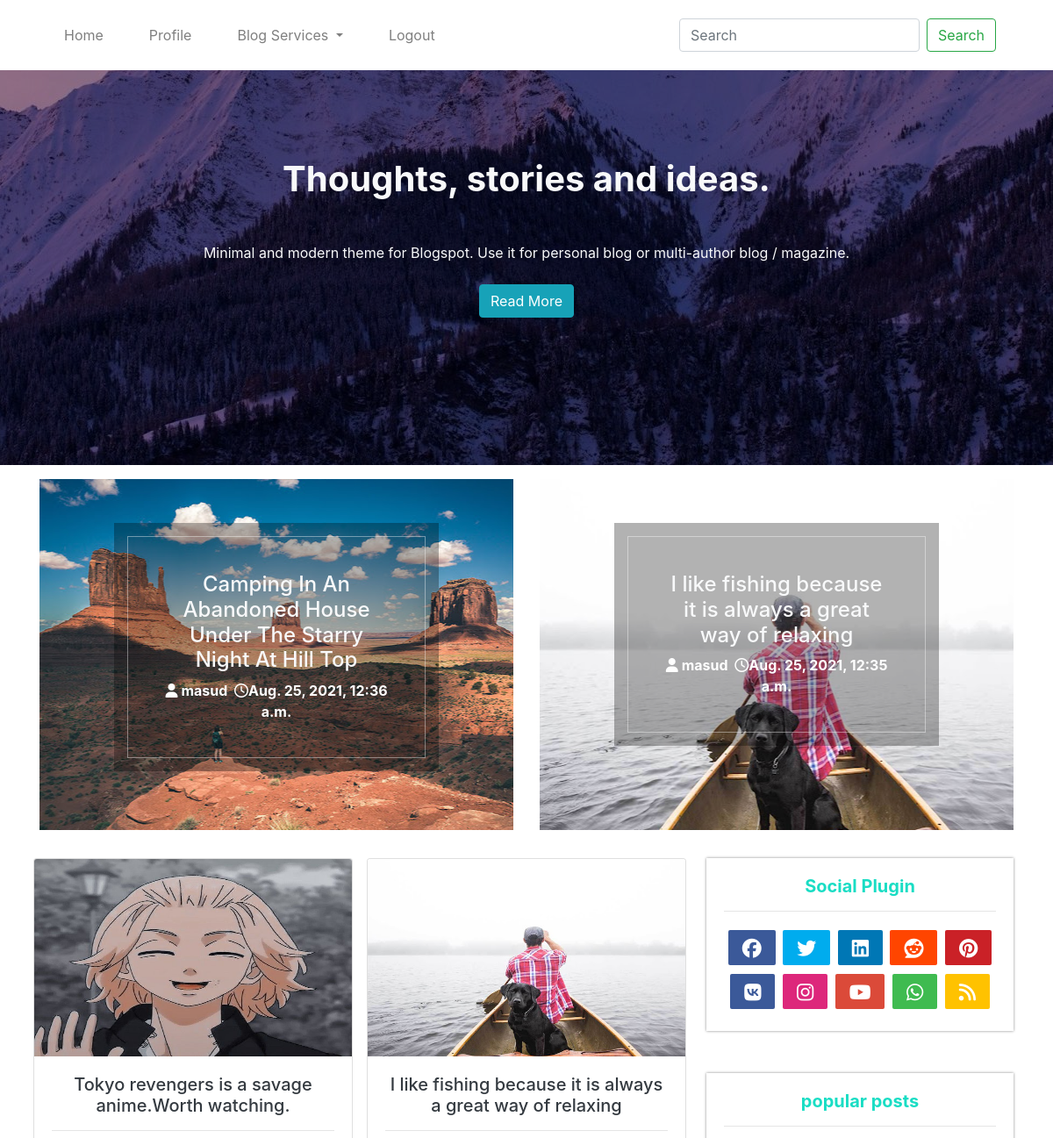
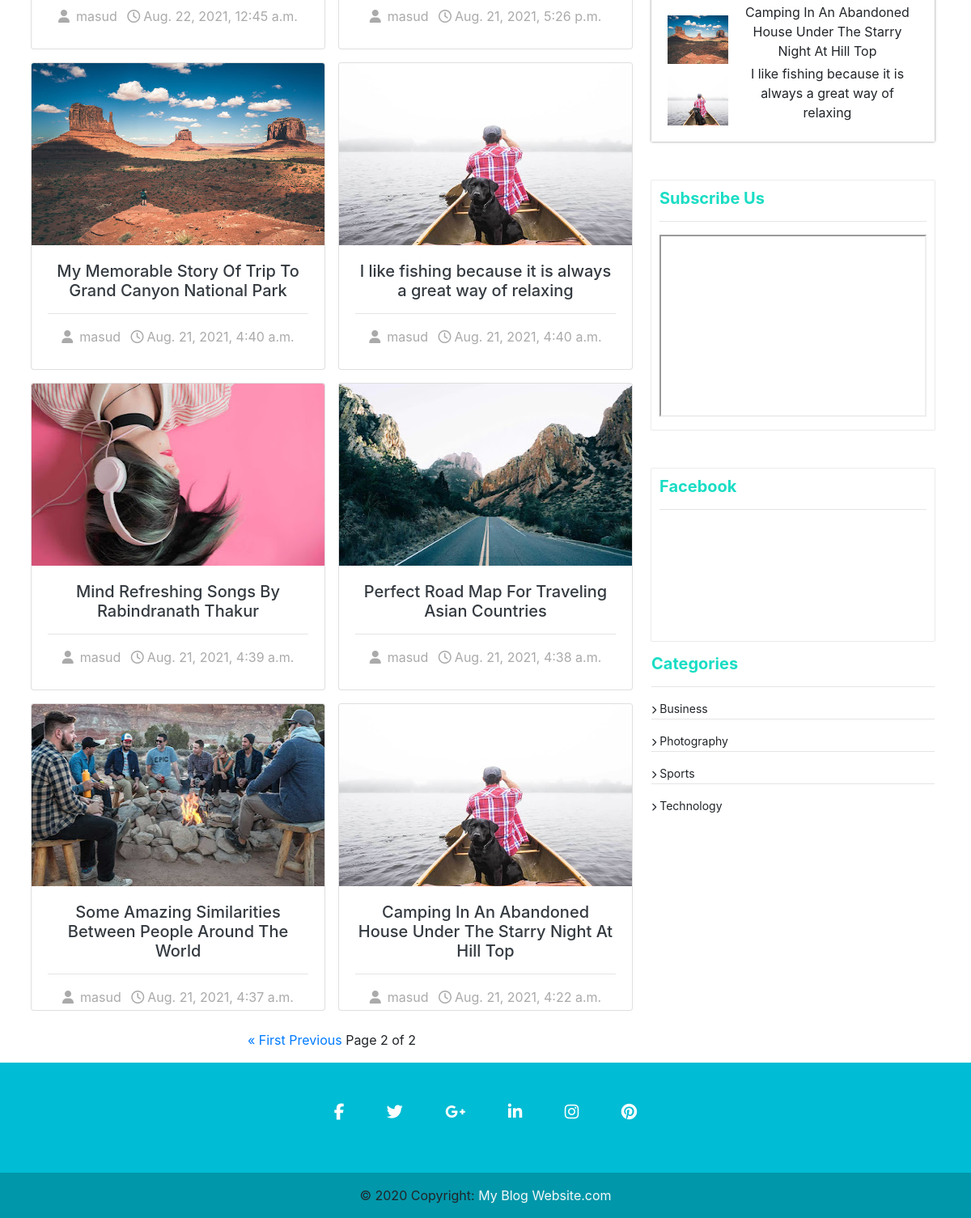
The page /blog/?page=2 (signed in) on the database its author committed (2 pictures, top to bottom).
### App_Blog/models.py (models this page shows, shortened)
class Blog(models.Model):
    author = models.ForeignKey(User , on_delete=models.CASCADE , related_name='post_author')
    blog_title = models.CharField(max_length=264  , verbose_name="Put a title")
    slug = models.SlugField(max_length=264 , unique=True)
    blog_content = models.TextField(verbose_name="what's on your mind!")
    blog_image = models.ImageField(upload_to = 'blog_images' ,verbose_name='image')
    published = models.DateTimeField(auto_now_add=True)
    update_date = models.DateTimeField(auto_now=True)
    class Meta:
        ordering = ('-published',)

### App_Blog/views.py (the view)
# urls.py: path( '' , views.BlogList , name='BlogList'),
@login_required
def BlogList(request):
        latest_blogs = Blog.objects.order_by('-published')[:2]
        p = Paginator(Blog.objects.all() , 8)
        page = request.GET.get('page')
        blogs = p.get_page(page)
        return render(request , 'App_Blog/blog_list.html' , context={'latest_blogs' : latest_blogs , 'paginated_blogs' : blogs})

### templates/App_blog/blog_list.html (shortened to what this page needs)
{% extends 'base.html' %}
{% block body_block %}
        <div id="main-blog-page">
            <div class="blog-contain">
                <div class="blog-header">
                    <div class="blog-header-content text-center text-light">
                        <h1 class="font-weight-bold">Thoughts, stories and ideas.</h1>
                        <p class="mt-5 mb-4">Minimal and modern theme for Blogspot. Use it for personal blog or multi-author blog / magazine.</p>
                        <button class="btn btn-info">Read More</button>
                    </div>
                </div>
            </div>
            <div class="container">
                <div class="blogs mt-3">
                    <div class="row">
                        {% for blog in latest_blogs %}
                            <div class="col-lg-6 col-md-6">
                                <div class="blog-image mx-auto" style="
                                background-image: url('/media/{{blog.blog_image}}');
                                height: 400px;
                                width: 100%;
                                background-position: center center;
                                background-repeat: no-repeat;
                            ">
                                    <div class="overlay-card text-light text-center font-weight-bold">
                                        <div class="blog-details">
                                            <a href="{% url 'App_Blog:BlogDetails' slug=blog.slug%}" style="text-decoration:none;"><h4 class="text-light">{{blog.blog_title}}</h4></a>
                                            <a href="{% url 'App_Login:Profile' %}" style="text-decoration: none;"><span style="color: #fff;" class="mr-1"><i class="fas fa-user mr-1"></i>{{blog.author}}</span> </a><span style="color: #fff;"><i class="far fa-clock"></i>{{blog.published}}</span>
                                        </div>
                                    </div>
                                </div>
                            </div>
                        {% endfor %}
                    </div>
                    <div class="all-blogs mt-4">
                        <div class="row">
                            <div class="col-lg-8 col-md-12">
                                <div class="row">
                                        {% for blog in paginated_blogs %}
                                        <div class="col-lg-6 col-md-6 text-center p-2">
                                            <div class="card" style="height:380px">
                                                <a href=""><img class="card-img-top" src="/media/{{blog.blog_image}}" style="height: 225px;" alt=""></a>
                                                <div class="card-body">
                                                    <a href="{% url 'App_Blog:BlogDetails' slug=blog.slug%}" style="text-decoration: none;"><h5 class=" text-dark">{{blog.blog_title}}</h5></a>
                                                    <hr>
                                                    <a href="{% url 'App_Login:Profile' %}" style="text-decoration: none;"><span style="color: #aaa;" class="mr-2"><i class="fas fa-user mr-2"></i>{{blog.author}}</span> </a>  <span style="color: #aaa;"><i class="far fa-clock mr-1"></i>{{blog.published}}</span>
                                                </div>
                                              </div>
                                        </div>
                                        {% endfor %}
                                </div>
                                <div class="more-posts text-center my-3">
                                    {% if paginated_blogs.has_previous %}
                                        <a href="?page=1">&laquo First</a>
                                        <a href="?page={{paginated_blogs.previous_page_number}}">Previous</a>
                                    {% endif %}
                                        Page {{paginated_blogs.number}} of {{paginated_blogs.paginator.num_pages}}
                                </div>
                            </div>
                            <div class="col-lg-4 col-md-12 mt-2">
                                <div class="social-networks  text-center">
                                    <h5 class="font-weight-bold" style="color: #19ddc4;">Social Plugin</h5>
                                    <hr>
                                    <div class="icons">
                                        <i class="fab fa-facebook icon" style="background-color:#3b5999 ;"></i>
                                        <i class="fab fa-twitter icon" style="background-color:#00acee ;"></i>
                                        <i class="fab fa-linkedin icon" style="background-color:#0077b5;"></i>
                                        <i class="fab fa-reddit icon" style="background-color:#ff4500 ;"></i>
                                        <i class="fab fa-pinterest icon" style="background-color:#ca2127"></i>
                                        <i class="fab fa-vk icon" style="background-color: #3b5999;"></i>
                                        <i class="fab fa-instagram icon" style="background-color:#dd277b"></i>
                                        <i class="fab fa-youtube icon" style="background-color: #db4a39;"></i>
                                        <i class="fab fa-whatsapp icon" style="background-color: #3fbb50;"></i>
                                        <i class="fas fa-rss icon" style="background-color: #ffc200;"></i>
                                    </div>
                                </div>
                                <div class="popular-posts mt-5  text-center">
                                    <h5 class="font-weight-bold" style="color: #19ddc4;">popular posts</h5>
                                    <hr>
                                    {% for post in latest_blogs %}
                                        <div class="post d-flex">
                                            <div class="post-img mt-3">
                                                <img src="/media/{{post.blog_image}}" style="height: 60px; width: 75px;" alt="">
                                            </div>
                                            <div class="post-content">
                                                <p>{{post.blog_title}}</p>
                                            </div>
                                        </div>
                                    {% endfor %}
                                </div>
                                <div class="youtube-channel mt-5  ">
                                    <h5 class="font-weight-bold" style="color: #19ddc4;">Subscribe Us</h5>
                                    <hr>
                                    <iframe width="330" height="225" class="text-center"
                                        src="https://www.youtube.com/embed/N_kQ2HG55iU">
                                    </iframe>
                                </div>
                                <div class="fb-page mt-5">
                                    <h5 class="font-weight-bold" style="color: #19ddc4;">Facebook</h5>
                                    <hr>
                                    <iframe src="https://www.facebook.com/plugins/page.php?href=https%3A%2F%2Fwww.facebook.com%2Fbeasteyegaming&tabs&width=350px&height=280px&small_header=false&adapt_container_width=true&hide_cover=false&show_facepile=true&appId" width="350px" height="130px" style="border:none;overflow:hidden" scrolling="no" frameborder="0" allowfullscreen="true" allow="autoplay; clipboard-write; encrypted-media; picture-in-picture; web-share"></iframe>
                                </div>
                                <div class="categories mt-3">
                                    <h5 class="font-weight-bold" style="color: #19ddc4;">Categories</h5>
                                    <hr>
                                    <p class="categories"><i class="fas fa-chevron-right mr-1" style="font-size: 10px;"></i>Business</p>
                                    <p class="categories"><i class="fas fa-chevron-right mr-1" style="font-size: 10px;"></i>Photography</p>
                                    <p class="categories"><i class="fas fa-chevron-right mr-1" style="font-size: 10px;"></i>Sports</p>
                                    <p class="categories"><i class="fas fa-chevron-right mr-1" style="font-size: 10px;"></i>Technology</p>
                                </div>
                            </div>
                        </div>
                    </div>
                </div>
            </div>
        </div>
{% endblock %}

### templates/base.html (shortened to what this page needs)
<!DOCTYPE html>
{% load static %}
<html lang="en">
<head>
    <link rel="stylesheet" href="https://maxcdn.bootstrapcdn.com/bootstrap/4.0.0/css/bootstrap.min.css">
    <link rel="stylesheet" href="{% static 'css/style.css' %}">
</head>
<body >
    <div class="menu">
  <div class="container">
    <nav class="navbar navbar-expand-lg navbar-light" style="padding: 20px;">
        <div class="collapse navbar-collapse" id="navbarSupportedContent">
          <ul class="navbar-nav mr-auto">
            <li class="nav-item mr-3">
              <a class="nav-link" href="{% url 'Index' %}">Home <span class="sr-only">(current)</span></a>
            </li>
            <li class="nav-item mr-3">
              <a class="nav-link" href="{% url 'App_Login:Profile' %}">Profile</a>
            </li>
            <li class="nav-item mr-3 dropdown">
              <a class="nav-link dropdown-toggle" href="#" id="navbarDropdown" role="button" data-toggle="dropdown" aria-haspopup="true" aria-expanded="false">
                Blog Services
              </a>
            </li>
            <li class="nav-item mr-3">
              <a class="nav-link" href="{% url 'App_Login:Logout' %}">Logout</a>
            </li>
          </ul>
          <form class="form-inline my-2 my-lg-0">
            <input class="form-control mr-sm-2" type="search" placeholder="Search" aria-label="Search">
            <button class="btn btn-outline-success my-2 my-sm-0" type="submit">Search</button>
          </form>
        </div>
      </nav>
    </div>
    </div>
    {% block body_block %}
    {% endblock %}
<footer class="page-footer font-small cyan darken-3 ">
  <div class="container">
    <div class="row">
      <div class="col-md-12 py-5">
        <div class="mb-3 text-center" style="color: #fff;">
          <a class="fb-ic">
            <i class="fab fa-facebook-f fa-lg white-text mr-md-5 mr-3 fa-2x"> </i>
          </a>
          <a class="tw-ic">
            <i class="fab fa-twitter fa-lg white-text mr-md-5 mr-3 fa-2x"> </i>
          </a>
          <a class="gplus-ic">
            <i class="fab fa-google-plus-g fa-lg white-text mr-md-5 mr-3 fa-2x"> </i>
          </a>
          <a class="li-ic">
            <i class="fab fa-linkedin-in fa-lg white-text mr-md-5 mr-3 fa-2x"> </i>
          </a>
          <a class="ins-ic">
            <i class="fab fa-instagram fa-lg white-text mr-md-5 mr-3 fa-2x"> </i>
          </a>
          <a class="pin-ic">
            <i class="fab fa-pinterest fa-lg white-text fa-2x"> </i>
          </a>
        </div>
      </div>
    </div>
  </div>
  <div class="footer-copyright text-center py-3" style="background-color: rgba(0,0,0,0.2);">© 2020 Copyright:
    <a href="" class="text-light">My Blog Website.com</a>
  </div>
</footer>
</body>
</html>

### static/css/style.css (style rules this page uses)
.menu { box-shadow: 0px 0px 3px 0px #888888; }
.nav-item { padding-right: 20px; }
.blog-contain { background-image: url('/static/background-image/200-2009039_mountain-wallpaper-1920x1080.jpg'); background-repeat: no-repeat; width: 100%; height: 450px; padding: 20px; position: relative; background-position: bottom center; }
.blog-header { background-color: rgba(0, 0, 0, 0.4); padding:20px; width: 100%; height: 100%; position: absolute; left: 0; top: 0; }
.blog-header-content { padding-top: 80px; }
.overlay-card { padding:15px; position: absolute; top: 50px; left:100px; right: 100px; background-color: rgba(0,0,0,0.3); }
.blog-details { border:1px solid rgba(255,255,255,0.4); padding: 40px; }
.social-networks { padding: 20px; box-shadow: 0px 0px 3px 0px #888888; }
.icon { font-size: 22px; height: 40px; color: white; padding: 10px 16px 10px 16px; margin: 5px 2px 5px 2px; border-radius: 2px; }
.popular-posts { padding: 20px; box-shadow: 0px 0px 3px 0px #888888; }
.post { position: relative; }
.post-content { position: absolute; top: 0px; left: 85px; }
.categories { font-size: 14px; padding-bottom: 2px; border-bottom: 1px solid rgba(0,0,0,.1); }
.categories:last-child { border-bottom: none; }
.youtube-channel { padding: 10px; box-shadow: 0px 0px 1px 0px #888888; }
.fb-page { padding: 10px; box-shadow: 0px 0px 1px 0px #888888; }
.page-footer { background-color: #00bcd4; width: 100% }

### rows shown on the page
Blog: blog_image (picture), blog_title "Camping In An Abandoned House Under The Starry Night At Hill Top", author "masud", published "Aug. 25, 2021, 12:36 a.m."
Blog: blog_image (picture), blog_title "I like fishing because it is always a great way of relaxing", author "masud", published "Aug. 25, 2021, 12:35 a.m."
Blog: blog_image (picture), blog_title "Tokyo revengers is a savage anime.Worth watching.", author "masud", published "Aug. 22, 2021, 12:45 a.m."
Blog: blog_image (picture), blog_title "I like fishing because it is always a great way of relaxing", author "masud", published "Aug. 21, 2021, 5:26 p.m."
Blog: blog_image (picture), blog_title "My Memorable Story Of Trip To Grand Canyon National Park", author "masud", published "Aug. 21, 2021, 4:40 a.m."
Blog: blog_image (picture), blog_title "I like fishing because it is always a great way of relaxing", author "masud", published "Aug. 21, 2021, 4:40 a.m."
Blog: blog_image (picture), blog_title "Mind Refreshing Songs By Rabindranath Thakur", author "masud", published "Aug. 21, 2021, 4:39 a.m."
Blog: blog_image (picture), blog_title "Perfect Road Map For Traveling Asian Countries", author "masud", published "Aug. 21, 2021, 4:38 a.m."
Blog: blog_image (picture), blog_title "Some Amazing Similarities Between People Around The World", author "masud", published "Aug. 21, 2021, 4:37 a.m."
Blog: blog_image (picture), blog_title "Camping In An Abandoned House Under The Starry Night At Hill Top", author "masud", published "Aug. 21, 2021, 4:22 a.m."

### other values the page prints
{{ paginated_blogs.number }} "2"
{{ paginated_blogs.paginator.num_pages }} "2"
